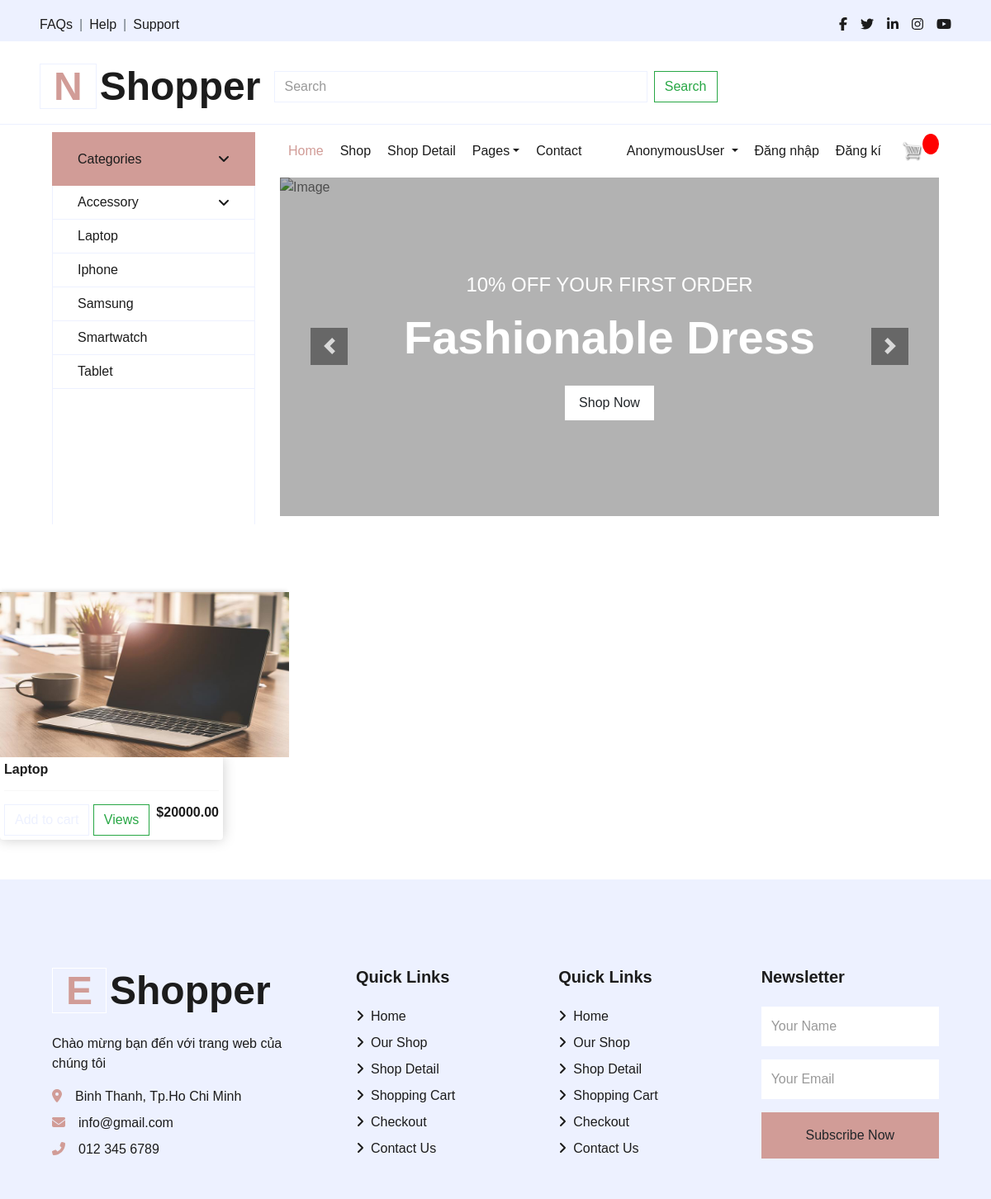
Page /category/?category=laptop on the earlier database version.
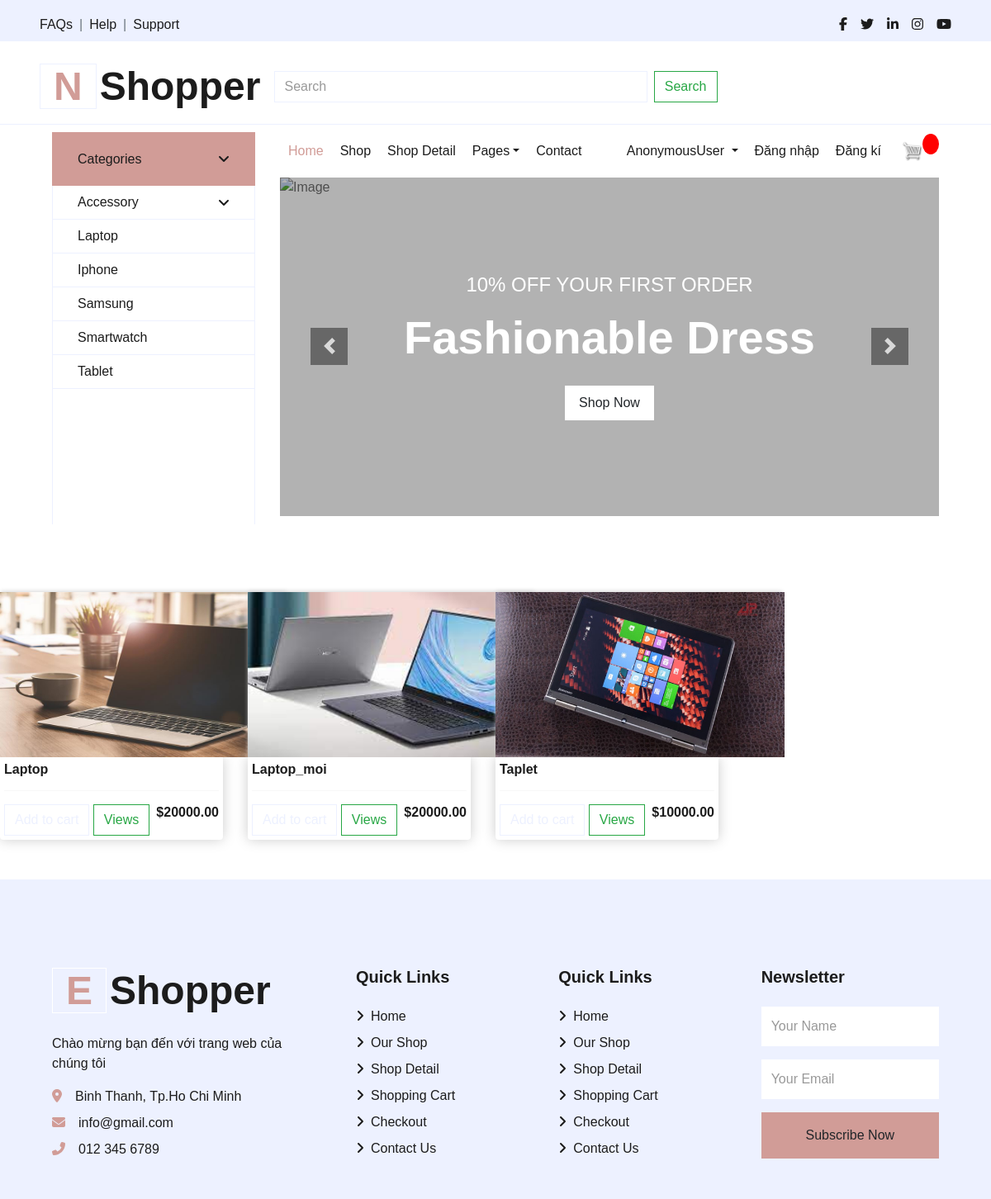
Same page on the later database version.
### app/models.py (models this page shows, shortened)
class Product(models.Model):
    category = models.ManyToManyField(Category,related_name='product')
    name = models.CharField(max_length=200, null=True)
    price = models.FloatField()
    digital = models.BooleanField(default=False,null=True,blank=False)
    image = models.ImageField(null=True, blank=True)
    detail = models.TextField(null=True,blank=True)
    @property
    def ImageURL(self):
        try:
            url = self.image.url
        except:
            url = ''
        return url

### app/views.py (the view)
# urls.py: path('category/', views.category, name='category'),
def category(request):
    categories = Category.objects.filter(is_sub = False)
    active_category = request.GET.get('category','')
    if active_category:
        products = Product.objects.filter(category__slug = active_category)
    context = {'categories': categories, "products": products,'active_category':active_category}
    return render(request, 'app/category.html', context)

### app/templates/app/category.html (shortened to what this page needs)
{% extends 'app/base.html' %}
{% load static %}
    {% block search %}
    <br>
     <div class="row" style="width:100%">
       {% for products in products %}
        <div class="col-lg-3">
          <img class="thumbnail" src="{{products.ImageURL}}">
          <div class="box-element product">
            <h6><strong>{{products.name}}</strong></h6>
            <hr>
            <button data-product={{product.id}} data-action ="add" class="btn btn-outline-secondary add-btn update-cart">Add to cart</button>
            <a class="btn btn-outline-success" href="#">Views</a>
            <h6 style="display: inline-block; float: right"><strong>${{products.price | floatformat:2}}</strong></h6>
          </div>
        </div>
       {% endfor %}
     </div>
    {% endblock search %}

Differences in the rows shown:
added Product: ImageURL (picture), name "Laptop_moi", price "20000.00"
added Product: ImageURL (picture), name "Taplet", price "10000.00"
